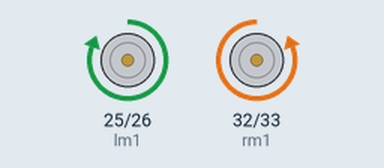
Bench run of a sketch on a simulated ESP32. Parts: motor-driver pin pairs drawn as motors (green arrow = first pin HIGH = forward, orange = second pin HIGH = backward, longer = more drive).

Above: at 0.5 s.
At 1.5 s:
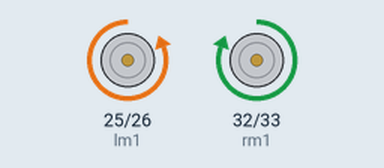
At 2.5 s:
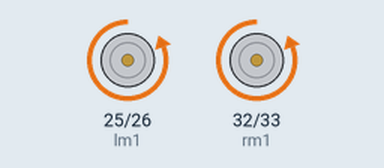
At 4.5 s:
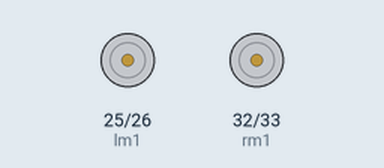
Timing chart, 0 to 6.5 s (numbered marks = the images above):
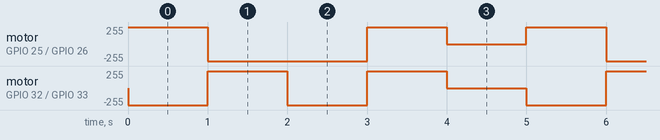

Measured:
- by itself, motor on GPIO 25 (lm1) / GPIO 26 (lm2): repeats every 5.0 s: backward 255/255 2.0 s, forward 255/255 1.0 s, stopped 1.0 s, forward 255/255 1.0 s
- by itself, motor on GPIO 32 (rm1) / GPIO 33 (rm2): repeats every 5.0 s: forward 255/255 1.0 s, backward 255/255 1.0 s, forward 255/255 1.0 s, stopped 1.0 s, backward 255/255 1.0 s

The sketch:

DC_N20_motors_L9110S_ESP32.ino
```cpp
const int lm1 = 25;
const int lm2 = 26;
const int rm1 = 32;
const int rm2 = 33;

void setup() {
  // put your setup code here, to run once:
pinMode(lm1, OUTPUT);
pinMode(lm2, OUTPUT);
pinMode(rm1, OUTPUT);
pinMode(rm2, OUTPUT);
}

void loop() {
  // put your main code here, to run repeatedly:
//FRONT
digitalWrite(lm1, HIGH);
digitalWrite(lm2, LOW);
digitalWrite(rm1, LOW);
digitalWrite(rm2, HIGH);

delay(1000);

//BACK
digitalWrite(lm1, LOW);
digitalWrite(lm2, HIGH);
digitalWrite(rm1, HIGH);
digitalWrite(rm2, LOW);

delay(1000);

//RIGHT
digitalWrite(lm1, LOW);
digitalWrite(lm2, HIGH);
digitalWrite(rm1, LOW);
digitalWrite(rm2, HIGH);

delay(1000);

//LEFT
digitalWrite(lm1, HIGH);
digitalWrite(lm2, LOW);
digitalWrite(rm1, HIGH);
digitalWrite(rm2, LOW);

delay(1000);

//STOP
digitalWrite(lm1, LOW);
digitalWrite(lm2, LOW);
digitalWrite(rm1, LOW);
digitalWrite(rm2, LOW);

delay(1000);
}
```
